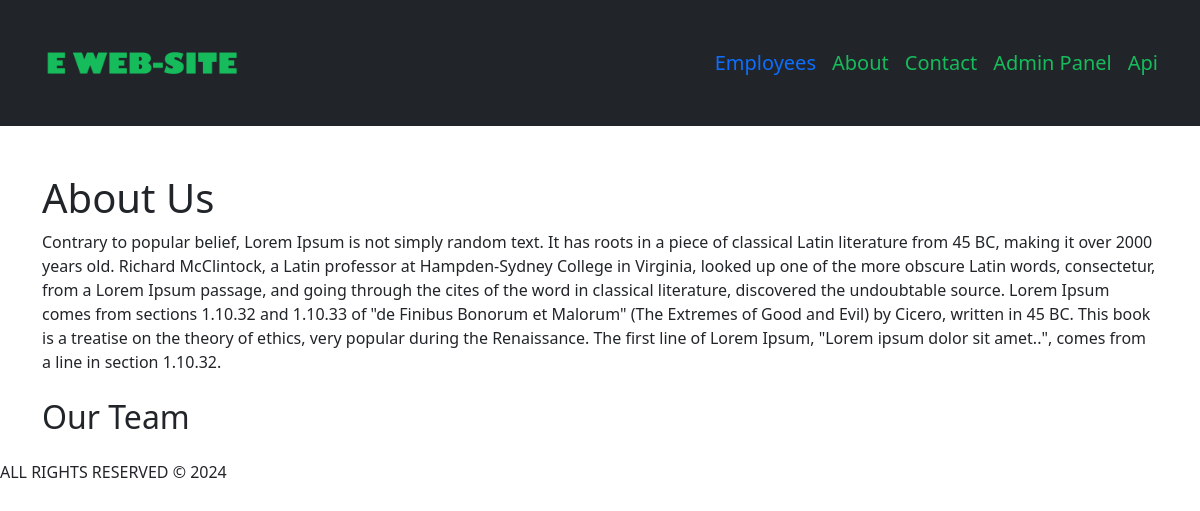
/about/, run on an earlier commit of the app's database.
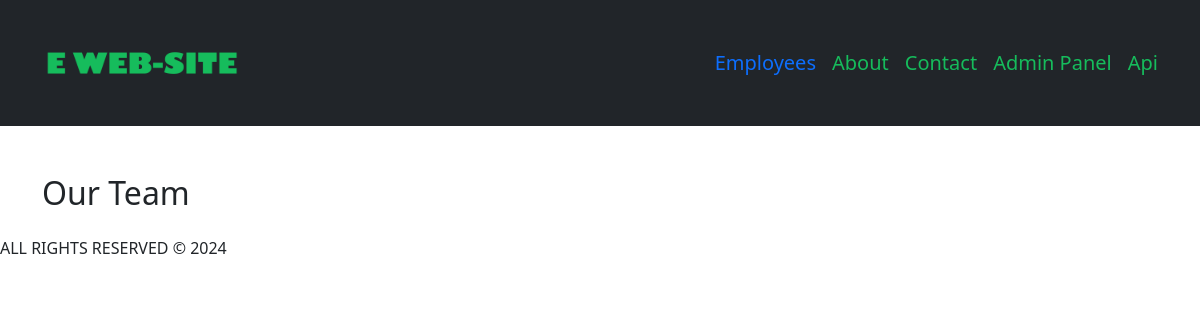
And on a later commit of the database.
### employees/models.py (models this page shows, shortened)
class About(models.Model):
    title = models.CharField(max_length=255)
    body =models.TextField()
    class Meta:
        verbose_name = "about"
        verbose_name_plural = "abouts"

### employees/views.py (the view)
# urls.py: path("about/", views.about, name="about"),
def about(request):
    about_text = About.objects.all()
    team = Team.objects.all()
    seo = SEO.objects.filter(tag="about")
    og = OG.objects.filter(tag="about")
    return render(request,"about.html", {
        "about_text":about_text,
        "team": team,
        "seo":seo,
        "og":og
    })

### employees/templates/about.html (shortened to what this page needs)
{% extends "base.html" %}
{% block about_template  %}
  <div class="mt-5">
    <article>
      {% for about in about_text %}
        <h1>{{ about.title }}</h1>
        <p>{{ about.body }}</p>
      {% endfor %}
    </article>
     <h2 class= "mt-4 mb-4">Our Team</h2>
</div>
{% endblock %}

What changed in the data, as far as the page shows it:
removed About: title "About Us", body "Contrary to popular belief, Lorem Ipsum is not simply random text. It has roots in a piece of classical Latin literature from 45 BC, making it over 2000 years old. Richard McClintock, a Latin professor at Hampden-Sydney College in Virginia, looked up one of the more obscure Latin words, consectetur, from a Lorem Ipsum passage, and going through the cites of the word in classical literature, discovered the undoubtable source. Lorem Ipsum comes from sections 1.10.32 and 1.10.33 of \"de Finibus Bonorum et Malorum\" (The Extremes of Good and Evil) by Cicero, written in 45 BC. This book is a treatise on the theory of ethics, very popular during the Renaissance. The first line of Lorem Ipsum,…"
